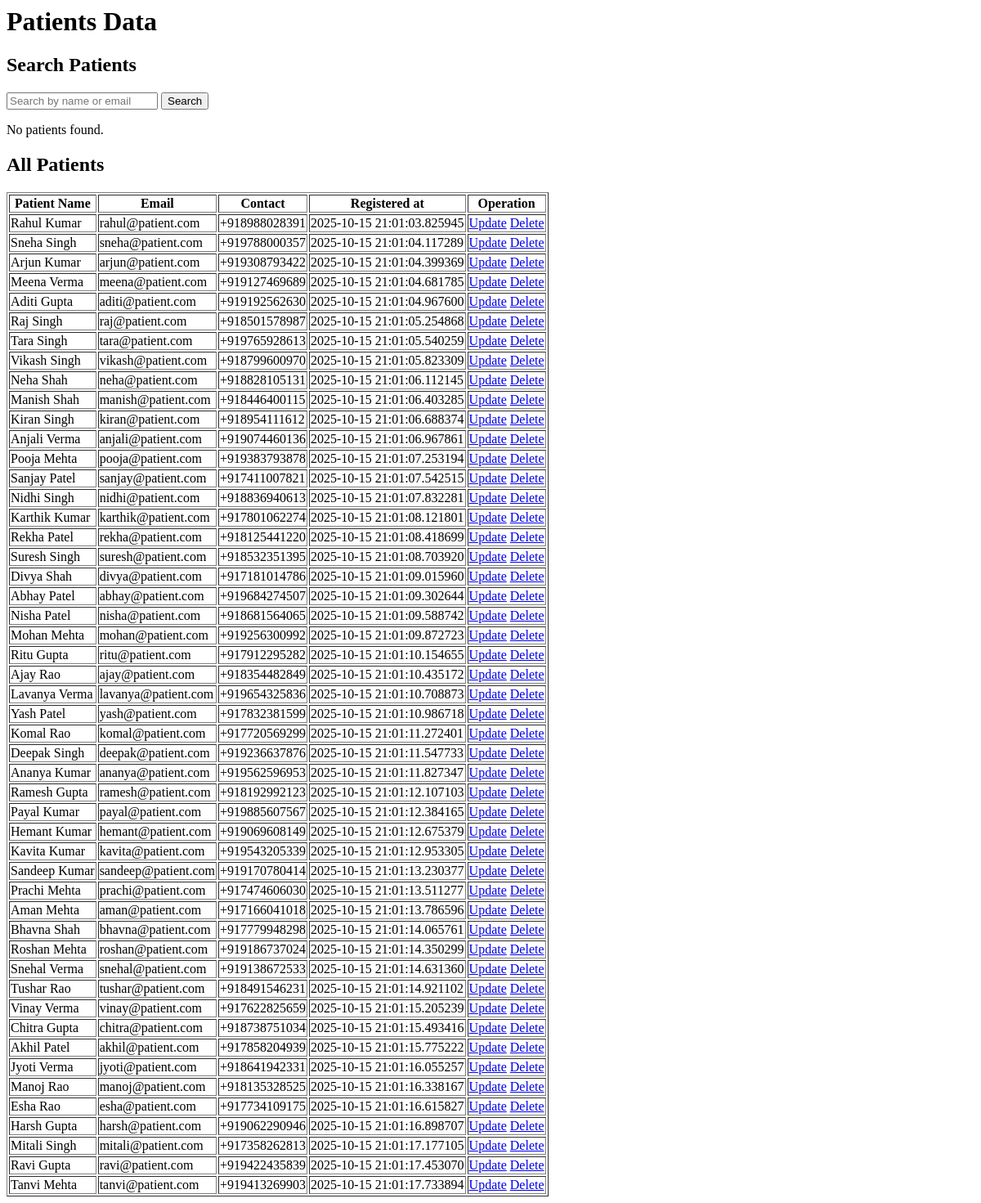
/admin/search_patients (signed in), run on an earlier commit of the app's database.
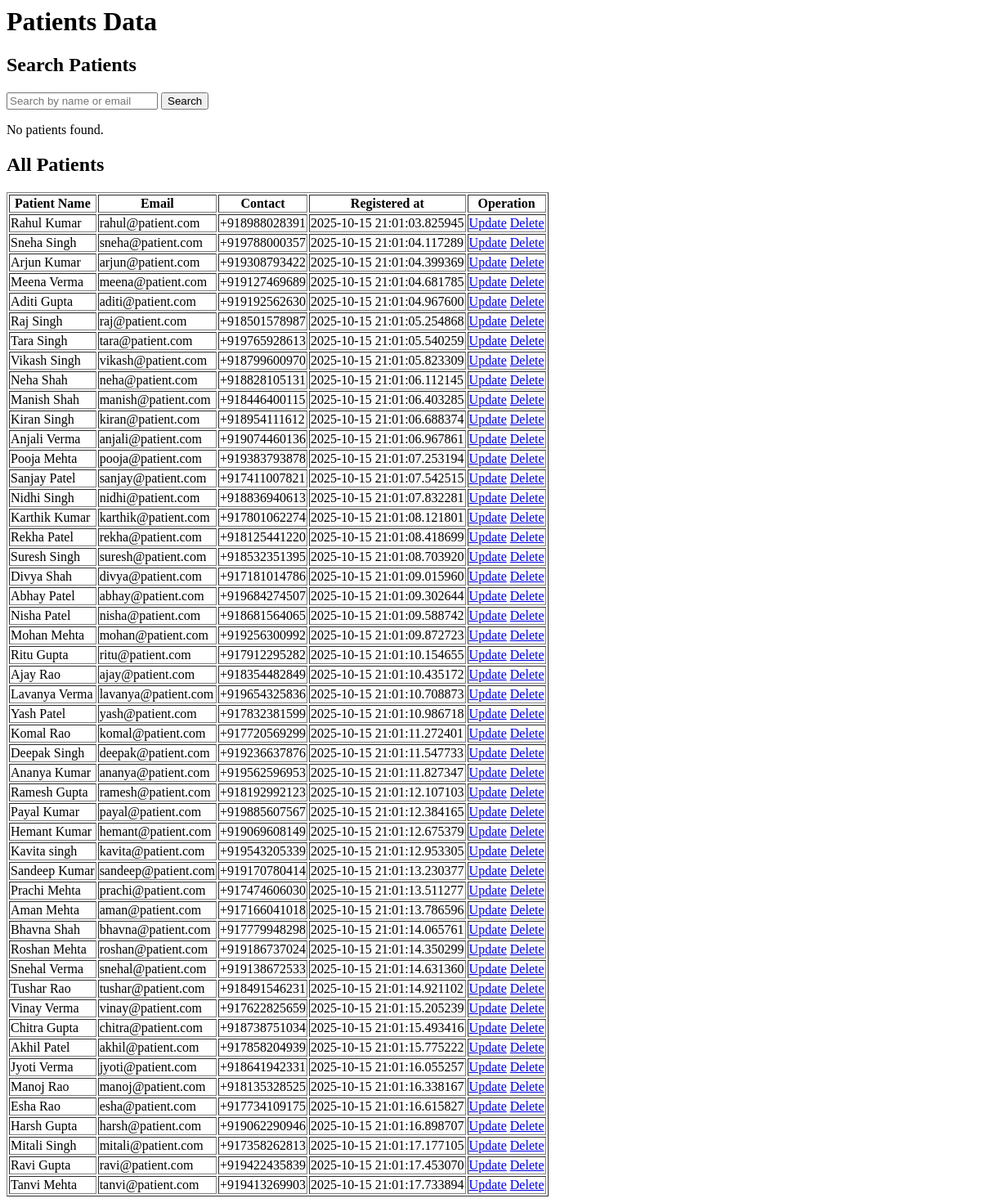
And on a later commit of the database.
### models.py (models this page shows, shortened)
class User(UserMixin, db.Model):
    __tablename__ = 'users'
    id = db.Column(db.Integer, primary_key=True)
    email = db.Column(db.String(150), unique=True, nullable=False)
    password = db.Column(db.String(200), nullable=False)
    first_name = db.Column(db.String(100), nullable=False)
    last_name = db.Column(db.String(100), nullable=False)
    created_at = db.Column(db.DateTime, default=datetime.utcnow)
    role = db.Column(db.String(20), nullable=False)
    contact_number = db.Column(db.String(100), nullable=True)
    gender = db.Column(db.String(10), nullable=True)
    dob = db.Column(db.Date, nullable=True)
    address = db.Column(db.String(255), nullable=True)
    patient_appointments = db.relationship('Appointment', foreign_keys='Appointment.patient_id', back_populates='patient', lazy=True)
    qualification = db.Column(db.String(200))
    specialization_id = db.Column(db.Integer, db.ForeignKey('departments.id'), nullable=True)
    specialization = db.relationship('Department', back_populates='doctors')
    doctor_appointments = db.relationship('Appointment', foreign_keys='Appointment.doctor_id', back_populates='doctor', lazy=True)

### routes.py (the view)
@admin.route('/search_patients')
@login_required
def search_patients():
    query = request.args.get('search', '')
    results = []
    if query:
        results = (User.query.filter_by(role='patient').filter(
            func.concat(User.first_name, ' ', User.last_name).ilike(f"%{query}%") |
            (User.email.ilike(f"%{query}%")) | (User.contact_number.ilike(f"%{query}%")))
            .all())
    patients = User.query.filter_by(role='patient').all()
    return render_template('admin/patient/patients.html', results=results, query=query, patients=patients)

### app.py (called while the page is built)
def create_app():
    app = Flask(__name__)
    app.secret_key = 'app_secret_key'
    app.config['SQLALCHEMY_DATABASE_URI'] = 'sqlite:///hospital.db'
    db.init_app(app)
    bcrypt.init_app(app)
    login_manager.init_app(app)
    login_manager.login_view = 'auth.login'
    @login_manager.user_loader
    def load_user(user_id):
        return User.query.get(int(user_id))
    app.register_blueprint(auth, url_prefix='/auth')
    app.register_blueprint(admin, url_prefix='/admin')
    app.register_blueprint(doctor, url_prefix='/doctor')
    app.register_blueprint(patient, url_prefix='/patient')
    with app.app_context():
        db.create_all()
    return app

### templates/admin/patient/patients.html
<h1>Patients Data</h1>
<div class="">
    <h2>Search Patients</h2>
    <form method="get" action="{{ url_for('admin.search_patients') }}">
        <input type="text" name="search" placeholder="Search by name or email" value="{{ query }}">
        <button type="submit">Search</button>
    </form>
    {% if results %}
    <table>
        <thead>
            <tr>
                <th>Name</th>
                <th>Email</th>
                <th>Contact</th>
            </tr>
        </thead>
        <tbody>
            {% for patient in results %}
            <tr>
                <td>{{ patient.first_name }} {{ patient.last_name }}</td>
                <td>{{ patient.email }}</td>
                <td>{{ patient.contact_number }}</td>
            </tr>
            {% endfor %}
        </tbody>
    </table>
    {% else %}
    <p>No patients found.</p>
    {% endif %}
    <h2>All Patients</h2>
    <table border="solid">
        <thead>
            <tr>
                <th>Patient Name</th>
                <th>Email</th>
                <th>Contact</th>
                <th>Registered at</th>
                <th>Operation</th>
            </tr>
        </thead>
        <tbody>
            {% for patient in patients %}
            <tr>
                <td>{{ patient.first_name }} {{ patient.last_name }}</td>
                <td>{{ patient.email }}</td>
                <td>{{ patient.contact_number }}</td>
                <td>{{ patient.created_at }}</td>
                <td>
                    <a href="{{ url_for('admin.update_patient', id=patient.id) }}">Update</a>
                    <a href="{{ url_for('admin.delete_patient', id=patient.id) }}">Delete</a>
                </td>
            </tr>
            {% endfor %}
        </tbody>
    </table>
</div>

What changed in the data, as far as the page shows it:
changed User "Kavita": last_name "Kumar" → "singh"
